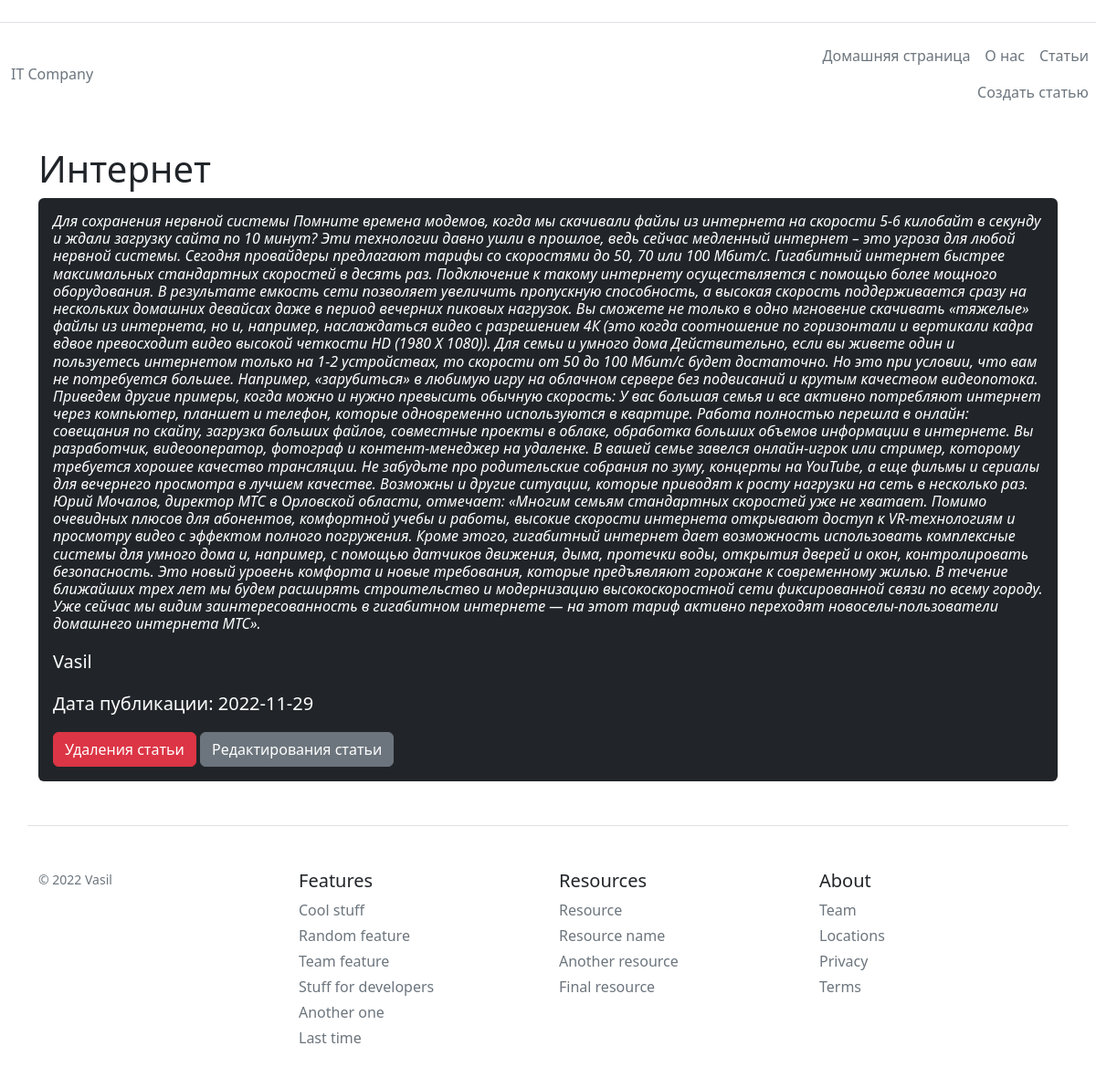
/posts/1, run on the app's committed database.
### app.py (models this page shows, shortened)
class Article(db.Model):
    id = db.Column(db.Integer, primary_key=True)
    title = db.Column(db.String(100), nullable=False)
    intro = db.Column(db.String(300), nullable=False)
    text = db.Column(db.Text, nullable=False)
    author = db.Column(db.String(50), nullable=False)
    date = db.Column(db.DateTime, default=datetime.utcnow)

### app.py (the view)
@app.route('/posts/<int:id>')
def posts_detail(id):
    article = Article.query.get(id)
    return render_template("posts_detail.html", article=article)

### templates/posts_detail.html (shortened to what this page needs)
{% extends 'base.html' %}
{% block body %}
<div class="container">
    <h1>{{ article.title }}</h1>
    <div class="p-2 p-md-3 mb-2 rounded text-bg-dark">
    <div class="col-md-50 px-0">
      <h6 class="display-10 fst-italic">{{ article.text }}</h6>
        <p class="lead my-3">{{ article.author }}</p>
        <p class="lead my-3">Дата публикации: {{ article.date.date() }}</p>
        <a href="/posts/{{ article.id }}/delete" type="button" class="btn btn-danger">Удаления статьи</a>
        <a href="/posts/{{ article.id }}/update" type="button" class="btn btn-secondary">Редактирования статьи</a>
    </div>
  </div>
</div>
{% endblock %}

### templates/base.html (shortened to what this page needs)
<!DOCTYPE html>
<html lang="en">
<head>
    <link rel="stylesheet" href="https://cdn.jsdelivr.net/npm/bootstrap@5.2.3/dist/css/bootstrap.min.css">
</head>
<body>
    <footer class="d-flex flex-wrap justify-content-between align-items-center py-3 my-4 border-top">
        <p class="container col-md-4 mb-0 text-muted">IT Company</p>
        <a href="/" class="col-md-4 d-flex align-items-center justify-content-center mb-3 mb-md-0 me-md-auto link-dark text-decoration-none">
          <svg class="bi me-2" width="40" height="32"><use xlink:href="#bootstrap"></use></svg>
        </a>
        <ul class="nav col-md-4 justify-content-end">
            <li class="nav-item"><a href="/" class="nav-link px-2 text-muted">Домашняя страница</a></li>
            <li class="nav-item"><a href="/about" class="nav-link px-2 text-muted">О нас</a></li>
            <li class="nav-item"><a href="/posts" class="nav-link px-2 text-muted">Статьи </a></li>
            <li class="nav-item"><a href="/create_article" class="nav-link px-2 text-muted">Создать статью </a></li>
        </ul>
      </footer>
  {% block body %} {% endblock %}
<footer class="container pt-4 my-md-5 pt-md-5 border-top">
    <div class="row">
      <div class="col-12 col-md">
        <small class="d-block mb-3 text-muted">© 2022 Vasil</small>
      </div>
      <div class="col-6 col-md">
        <h5>Features</h5>
        <ul class="list-unstyled text-small">
          <li class="mb-1"><a class="link-secondary text-decoration-none" href="#">Cool stuff</a></li>
          <li class="mb-1"><a class="link-secondary text-decoration-none" href="#">Random feature</a></li>
          <li class="mb-1"><a class="link-secondary text-decoration-none" href="#">Team feature</a></li>
          <li class="mb-1"><a class="link-secondary text-decoration-none" href="#">Stuff for developers</a></li>
          <li class="mb-1"><a class="link-secondary text-decoration-none" href="#">Another one</a></li>
          <li class="mb-1"><a class="link-secondary text-decoration-none" href="#">Last time</a></li>
        </ul>
      </div>
      <div class="col-6 col-md">
        <h5>Resources</h5>
        <ul class="list-unstyled text-small">
          <li class="mb-1"><a class="link-secondary text-decoration-none" href="#">Resource</a></li>
          <li class="mb-1"><a class="link-secondary text-decoration-none" href="#">Resource name</a></li>
          <li class="mb-1"><a class="link-secondary text-decoration-none" href="#">Another resource</a></li>
          <li class="mb-1"><a class="link-secondary text-decoration-none" href="#">Final resource</a></li>
        </ul>
      </div>
      <div class="col-6 col-md">
        <h5>About</h5>
        <ul class="list-unstyled text-small">
          <li class="mb-1"><a class="link-secondary text-decoration-none" href="#">Team</a></li>
          <li class="mb-1"><a class="link-secondary text-decoration-none" href="#">Locations</a></li>
          <li class="mb-1"><a class="link-secondary text-decoration-none" href="#">Privacy</a></li>
          <li class="mb-1"><a class="link-secondary text-decoration-none" href="#">Terms</a></li>
        </ul>
      </div>
    </div>
  </footer>
</body>
</html>

### data on the page
Article: title "Интернет", text "Для сохранения нервной системы Помните времена модемов, когда мы скачивали файлы из интернета на скорости 5-6 килобайт в секунду и ждали загрузку сайта по 10 минут? Эти технологии давно ушли в прошлое, ведь сейчас медленный интернет – это угроза для любой нервной системы. Сегодня провайдеры предлагают тарифы со скоростями до 50, 70 или 100 Мбит/с. Гигабитный интернет быстрее максимальных стандартных скоростей в десять раз. Подключение к такому интернету осуществляется с помощью более мощного оборудования. В результате емкость сети позволяет увеличить пропускную способность, а высокая скорость поддерживается сразу на нескольких домашних девайсах даже в период вечерних пиковых нагрузок. Вы…", author "Vasil", date "2022-11-29"
